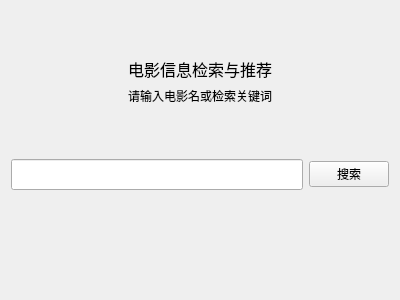
<?xml version="1.0" encoding="UTF-8"?>
<ui version="4.0">
 <class>HomePage</class>
 <widget class="QWidget" name="HomePage">
  <property name="geometry">
   <rect>
    <x>0</x>
    <y>0</y>
    <width>400</width>
    <height>300</height>
   </rect>
  </property>
  <property name="windowTitle">
   <string>Form</string>
  </property>
  <layout class="QVBoxLayout" name="verticalLayout">
   <item>
    <spacer name="verticalSpacer_top">
     <property name="orientation">
      <enum>Qt::Vertical</enum>
     </property>
     <property name="sizeHint" stdset="0">
      <size>
       <width>20</width>
       <height>40</height>
      </size>
     </property>
    </spacer>
   </item>
   <item>
    <widget class="QLabel" name="IconLabel">
     <property name="text">
      <string/>
     </property>
     <property name="scaledContents">
      <bool>false</bool>
     </property>
     <property name="alignment">
      <set>Qt::AlignBottom|Qt::AlignHCenter</set>
     </property>
    </widget>
   </item>
   <item>
    <widget class="QLabel" name="titleLabel">
     <property name="sizePolicy">
      <sizepolicy hsizetype="Preferred" vsizetype="Fixed">
       <horstretch>0</horstretch>
       <verstretch>0</verstretch>
      </sizepolicy>
     </property>
     <property name="font">
      <font>
       <family>SimSun-ExtB</family>
       <pointsize>12</pointsize>
      </font>
     </property>
     <property name="text">
      <string>电影信息检索与推荐</string>
     </property>
     <property name="scaledContents">
      <bool>false</bool>
     </property>
     <property name="alignment">
      <set>Qt::AlignCenter</set>
     </property>
     <property name="margin">
      <number>12</number>
     </property>
    </widget>
   </item>
   <item>
    <widget class="QLabel" name="label">
     <property name="text">
      <string>请输入电影名或检索关键词</string>
     </property>
     <property name="alignment">
      <set>Qt::AlignCenter</set>
     </property>
    </widget>
   </item>
   <item>
    <layout class="QHBoxLayout" name="horizontalLayout">
     <property name="leftMargin">
      <number>0</number>
     </property>
     <property name="topMargin">
      <number>48</number>
     </property>
     <property name="bottomMargin">
      <number>48</number>
     </property>
     <item>
      <widget class="QLineEdit" name="keywordEdit">
       <property name="sizePolicy">
        <sizepolicy hsizetype="Expanding" vsizetype="Fixed">
         <horstretch>0</horstretch>
         <verstretch>0</verstretch>
        </sizepolicy>
       </property>
       <property name="font">
        <font>
         <family>SimSun-ExtB</family>
         <pointsize>12</pointsize>
        </font>
       </property>
      </widget>
     </item>
     <item>
      <widget class="QPushButton" name="searchButton">
       <property name="sizePolicy">
        <sizepolicy hsizetype="Minimum" vsizetype="Fixed">
         <horstretch>0</horstretch>
         <verstretch>0</verstretch>
        </sizepolicy>
       </property>
       <property name="text">
        <string>搜索</string>
       </property>
      </widget>
     </item>
    </layout>
   </item>
   <item>
    <spacer name="verticalSpacer_bottom">
     <property name="orientation">
      <enum>Qt::Vertical</enum>
     </property>
     <property name="sizeHint" stdset="0">
      <size>
       <width>20</width>
       <height>40</height>
      </size>
     </property>
    </spacer>
   </item>
   <item>
    <spacer name="verticalSpacer">
     <property name="orientation">
      <enum>Qt::Vertical</enum>
     </property>
     <property name="sizeHint" stdset="0">
      <size>
       <width>20</width>
       <height>40</height>
      </size>
     </property>
    </spacer>
   </item>
  </layout>
 </widget>
 <resources/>
 <connections/>
</ui>
